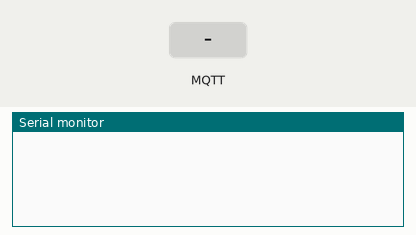
Recording of a program running on a simulated ESP32. Parts: the last lines printed to the serial monitor. Inputs (shaded band) come from the test bench. WiFi joins after 1.5 s; servers stay silent unless stated; no MQTT or app messages arrive unless stated.

Above: at 2.7 s.
2.8 s: MQTT message "1" arrives on the first subscribed topic
At 4.0 s:
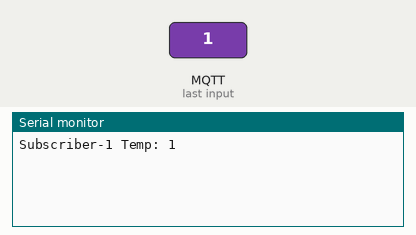
4.3 s: MQTT message "on" arrives on the first subscribed topic
At 5.3 s:
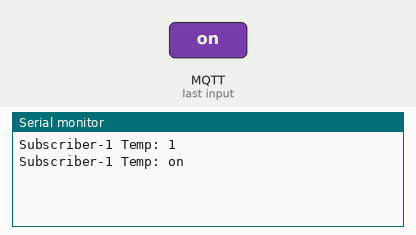
5.8 s: MQTT message "off" arrives on the first subscribed topic
At 6.5 s:
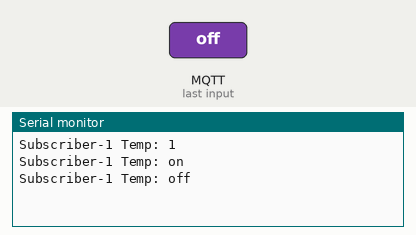

The program:

main.cpp
```cpp
/****************************************************
 * ESP32 MQTT SUBSCRIBER 1
 * Client ID: ESP32_Sub_1
 ****************************************************/
// Rizwana Bashir
//23-NTU-CS-FL-1088
#include <WiFi.h>
#include <PubSubClient.h>

// ---------- WiFi ----------
char ssid[] = "Wokwi-GUEST";
char pass[] = "";

// ---------- MQTT ----------
const char* mqtt_server = "192.168.209.1";
const int mqtt_port = 1883;
const char* TOPIC_TEMP = "home/lab1/temp";

WiFiClient espClient;
PubSubClient mqtt(espClient);

void callback(char* topic, byte* payload, unsigned int length) {
  String msg = "";
  for (int i = 0; i < length; i++) msg += (char)payload[i];
  Serial.print("Subscriber-1 Temp: ");
  Serial.println(msg);
}

void connectWiFi() {
  WiFi.begin(ssid, pass);
  while (WiFi.status() != WL_CONNECTED) delay(500);
}

void connectMQTT() {
  while (!mqtt.connected()) {
    if (mqtt.connect("ESP32_Sub_1")) {
      mqtt.subscribe(TOPIC_TEMP);
    } else delay(2000);
  }
}

void setup() {
  Serial.begin(115200);
  connectWiFi();
  mqtt.setServer(mqtt_server, mqtt_port);
  mqtt.setCallback(callback);
  connectMQTT();
}

void loop() {
  if (!mqtt.connected()) connectMQTT();
  mqtt.loop();
}
```

Measured:
- after the input at 2.8 s, the serial monitor: prints a new line at once (image 1)
- after the input at 4.3 s, the serial monitor: prints a new line at once (image 2)
- after the input at 5.8 s, the serial monitor: prints a new line at once (image 3)
